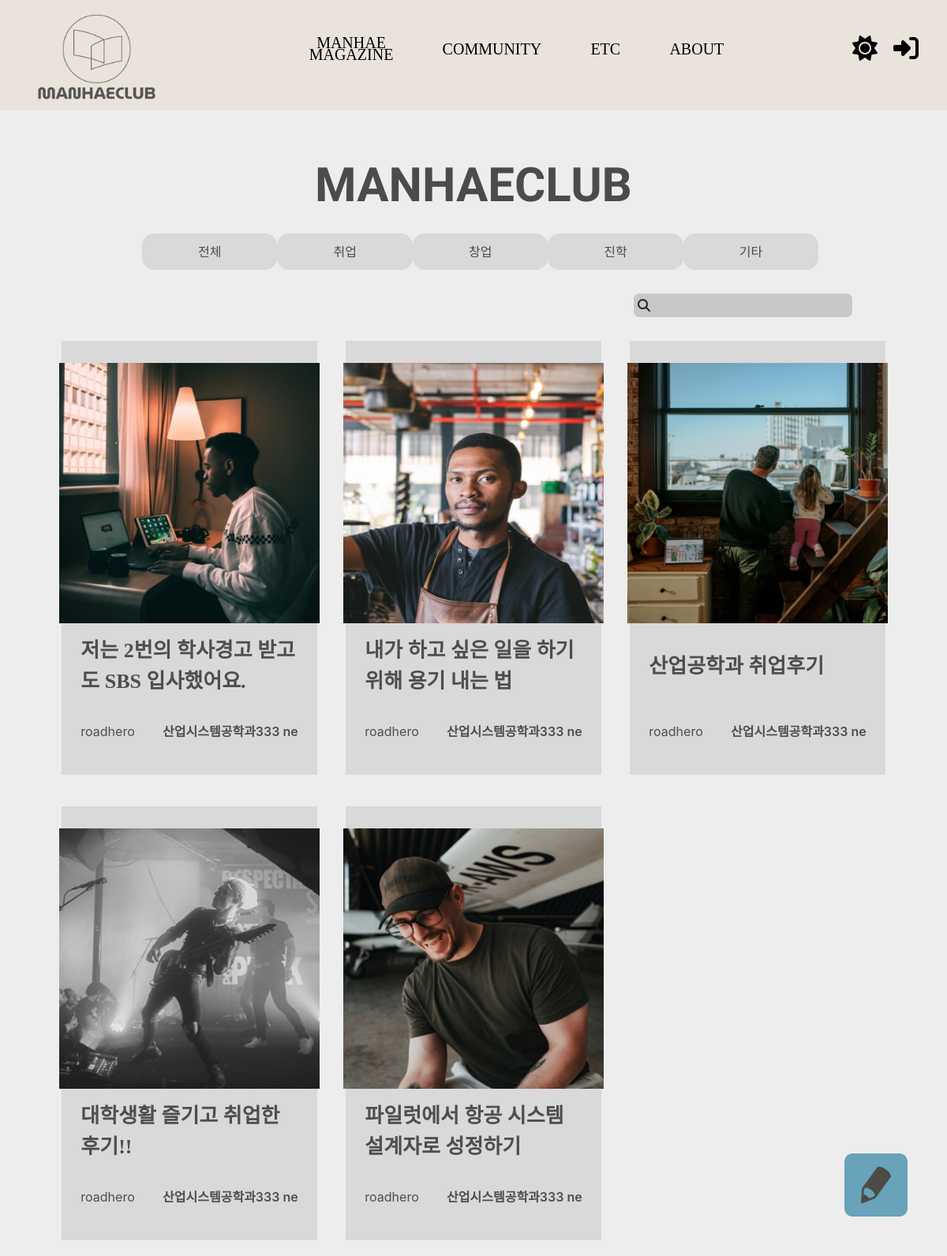
The app's page /, older data.
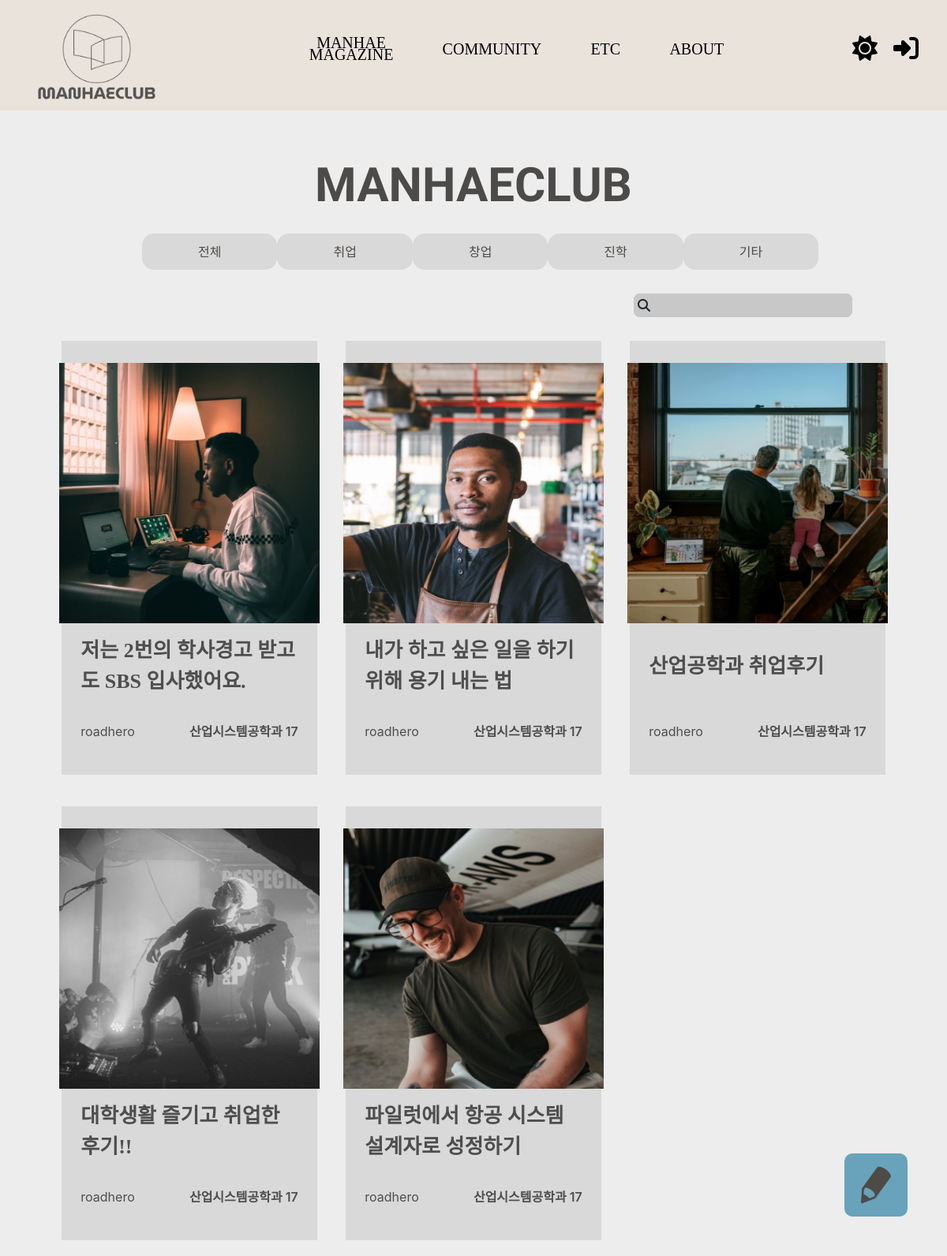
The same page, newer data.
### main/models.py (models this page shows, shortened)
class Post(models.Model):
    title = models.CharField(max_length=100)
    writer = models.ForeignKey(User, on_delete=models.CASCADE)
    pub_date = models.DateTimeField()
    body = models.TextField()
    like_users = models.ManyToManyField(settings.AUTH_USER_MODEL, related_name='like_posts')
    view_users = models.IntegerField(default=0)
    category = models.CharField(max_length=10, choices=post_choice, default='취업')
    image = models.ImageField(upload_to='post/', blank=True, null=True)

### accounts/models.py (models this page shows)
class Profile(models.Model):
    user = models.OneToOneField(settings.AUTH_USER_MODEL, on_delete=models.CASCADE, primary_key=True)
    name = models.CharField(max_length=20, default='', null=True)
    university = models.CharField(max_length=20, default='', null=True)
    register = models.IntegerField(null=True)
    major = models.CharField(max_length=20, default='', null=True)
    major2 = models.CharField(max_length=20, default='', null=True)
    def student_number(self):
        return str(self.register)[-2:]

### main/views.py (the view)
# urls.py: path('', showmain, name="showmain"),
def showmain(request):
    if request.method=='GET':
        magazine_sort = request.GET.get('magazine')
        if magazine_sort == 'all' or magazine_sort == None:
            posts = Post.objects.all()
        else:
            posts = Post.objects.filter(category=magazine_sort)
    return render(request, 'main/mainpage.html', {'posts': posts})

### main/templates/main/mainpage.html (shortened to what this page needs)
{% extends 'base.html' %}
{% load static %}
{% block content %}
<div id="background">
    <section class="title">
        <p>MANHAECLUB</p>
    </section>
    <form class="button_form" id="magazine" method="get" action="{% url 'main:showmain' %}">
        <section class="button">
            <button type="submit" value="all" class="btn" name="magazine">전체</button>
            <button type="submit" value="취업" class="btn" name="magazine">취업</button>
            <button type="submit" value="창업" class="btn" name="magazine">창업</button>
            <button type="submit" value="진학" class="btn" name="magazine">진학</button>
            <button type="submit" value="기타" class="btn" name="magazine">기타</button>
        </section>
    </form>
    <section class="search">
        <form id="search" method="post" action="{% url 'main:search' %}">
            <input type="text" name="search_word" class="search_input" type="submit" label="Search Word">
            <i class="fa-solid fa-magnifying-glass"></i>
        </form>
    </section>
    <section class="posting">
        {% if posts %}
            {% for post in posts %}
            <div class="post_item">
                <a href="{% url 'main:detail' post.id %}" class="post_itme_inner" style="text-decoration:none">
                    <div class="post_itme_inner_s">
                        <img class="post_item_img" src="{{post.image}}" alt="Card image cap">
                        <section class="post_item_title">
                            <p class="post_item_title_title">{{post.title}}</p>
                        </section>
                        <section class="post_item_info">
                            <p class="post_item_info_name">{{post.writer}}</p>
                            <p class="post_item_info_major">{{post.writer.profile.major}} {{post.writer.profile.student_number}}</p>
                        </section>
                    </div>
                </a>
            </div>
            {% endfor %}
        {% else %}
            <p>not found</p>
        {% endif %}
    </section>
    <a href="{% url 'main:new' %}">
        <img class="toWrite" src="{% static 'images/toWrite.png' %}" alt="">
    </a>
</div>
{% endblock %}

Row changes from the older to the newer data that the page shows:
changed Post "저는 2번의 학사경고 받고도 SBS 입사했어요.": writer.profile.major "산업시스템공학과333" → "산업시스템공학과"; writer.profile.student_number "ne" → "17"
changed Post "내가 하고 싶은 일을 하기 위해 용기 내는 법": writer.profile.major "산업시스템공학과333" → "산업시스템공학과"; writer.profile.student_number "ne" → "17"
changed Post "산업공학과 취업후기": writer.profile.major "산업시스템공학과333" → "산업시스템공학과"; writer.profile.student_number "ne" → "17"
changed through a linked row, Post "대학생활 즐기고 취업한 후기!!": writer.profile.major "산업시스템공학과333" → "산업시스템공학과"; writer.profile.student_number "ne" → "17"
changed through a linked row, Post "파일럿에서 항공 시스템 설계자로 성정하기": writer.profile.major "산업시스템공학과333" → "산업시스템공학과"; writer.profile.student_number "ne" → "17"
